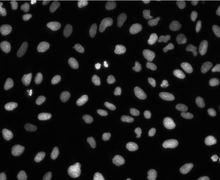
%> input picture HWs/HW04/Q04/Cells.tif, 220 x 180 px, shrunk from 634 x 520 before the run
$ octave main.m   (GNU Octave 9; MATLAB toolbox functions it lacks are replaced by stand-ins)
%> lines starting %> are read from the running program, lines starting %| are printed output that depends on the picture; in (x1, y1, x2, y2) boxes, pixels count from 0 and x2, y2 are one past the last pixel; in counts of white or black regions, pixels touching at a corner belong together; the program's own positions count from 1
### HWs/HW04/Q04/MY_BWLABEL.m
function out = MY_BWLABEL(I)

[r,c] = size(I);
rangepix = zeros(1,255);
out = zeros(r,c);
out = uint8(out);


for i=2:r
    for j=1:c
        if I(i,j)~=0

            if j == 1 && j<c
                infoI = [out(i-1,j) out(i-1,j+1)];

            elseif j == 1 && j == c
                infoI = out(i-1,j);
            elseif j~=1 && j == c
                infoI = [out(i-1,j) out(i-1,j-1) out(i,j-1)];
            else
                infoI = [out(i-1,j) out(i-1,j+1) out(i-1,j-1) out(i,j-1)];

            end

            Image_save = size(infoI);
            min = uint8(255);
            for k=1:Image_save(2)
                if infoI(k)<min && infoI(k)~=0
                    min = infoI(k);
                end
            end

            if max(infoI)~=0
                out(i,j)= min;
            else
                for k=255:-1:1
                    if rangepix(k) == 0
                        range = k;
                    end
                end
                out(i,j) = range;
                rangepix(range) = 1;
            end


            for k=1:Image_save(2)
                if infoI(k)~=0 && infoI(k)~=min
                    rangepix(infoI(k))=0;
                    for n=1:i-1
                        for m=1:c
                            if out(n,m) == infoI(k)
                                out(n,m) = min;
                            end
                        end
                    end
                    for m=j:-1:1
                        if out(i,m) == infoI(k)

                            out(i,m) = min;
                        end
                    end
                end
            end

        end

    end
end


end

### HWs/HW04/Q04/main.m
clc;clear;close all;

load patients.mat

I = imread('Cells.tif');
%> I is the input picture: size 180x220 uint8; min 0, max 242, mean 24.7
thresh = multithresh(I,2);
%> thresh = [39 102]
II=I;
I = I>thresh(1);
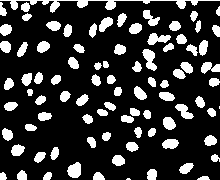
%> I: size 180x220 logical; 20.1% white; 87 white regions (2 under 20 px), largest, box (x1, y1, x2, y2) and area: (0, 0, 220, 13) 644, (142, 49, 157, 71) 188, (67, 162, 81, 178) 171
disk_plot = strel('disk',1);
I = imopen(I,disk_plot);
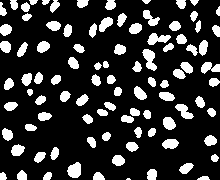
%> I: size 180x220 logical; 19.5% white; 94 white regions (1 under 20 px), largest, box (x1, y1, x2, y2) and area: (142, 49, 157, 71) 188, (67, 162, 81, 178) 171, (147, 33, 171, 45) 168

I = uint8(I)*255;
I(1,:)=0;
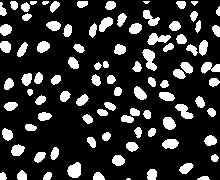
%> I: size 180x220 uint8; 19.3% white; 94 white regions (2 under 20 px), largest, box (x1, y1, x2, y2) and area: (142, 49, 157, 71) 188, (67, 162, 81, 178) 171, (147, 33, 171, 45) 168

IwithLable = MY_BWLABEL(I);
%> after the loop in MY_BWLABEL, `for i=2:r`:
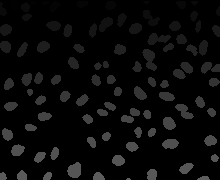
%> out: size 180x220 uint8; min 0, max 94, mean 9.4
%> after the loop in MY_BWLABEL, `for i=2:r`: Image_save = [1 4]; infoI = [0 0 93 93]; min = 93; range = 95; rangepix = 255 values, max 1 at index 1, min 0 at index 95, mean 0.369
%> (the run ends here)
